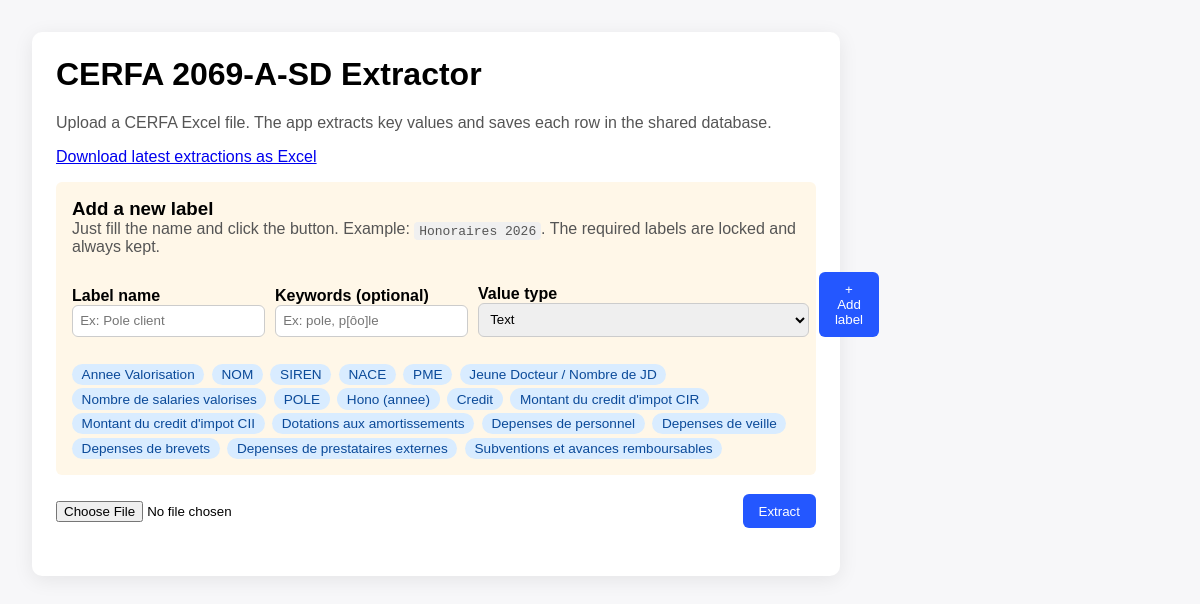
The page / on the database its author committed.
### models.py (models this page shows)
class LabelModel(Base):
    __tablename__ = "labels"
    id = Column(Integer, primary_key=True, index=True)
    key = Column(String(120), unique=True, nullable=False, index=True)
    label = Column(String(255), nullable=False)
    patterns_json = Column(Text, nullable=False)
    source_tabs_json = Column(Text, nullable=False, default="[]")
    value_type = Column(String(64), nullable=False, default="text")
    required = Column(Boolean, nullable=False, default=False)
    sort_order = Column(Integer, nullable=False, default=0)
    created_at = Column(DateTime(timezone=True), server_default=func.now(), nullable=False)

### app.py (the view)
@app.get("/", response_class=HTMLResponse)
def home(request: Request) -> HTMLResponse:
    fields = load_label_config()
    required_keys = get_required_field_keys()
    return templates.TemplateResponse(
        request,
        "index.html",
        {
            "request": request,
            "result": None,
            "error": None,
            "fields": fields,
            "message": None,
            "required_keys": required_keys,
        },
    )

### templates/index.html (shortened to what this page needs)
<!doctype html>
<html lang="en">
<head>
</head>
<body>
  <div class="container">
    <h1>CERFA 2069-A-SD Extractor</h1>
    <p class="hint">Upload a CERFA Excel file. The app extracts key values and saves each row in the shared database.</p>
    <p class="hint"><a href="/export/extractions.xlsx">Download latest extractions as Excel</a></p>
    <div class="config">
      <h3 style="margin:0;">Add a new label</h3>
      <p class="hint">Just fill the name and click the button. Example: <code>Honoraires 2026</code>. The required labels are locked and always kept.</p>
      <form method="post" action="/labels/add" class="config-grid">
        <div>
          <div class="label">Label name</div>
          <input type="text" name="label" placeholder="Ex: Pole client" required>
        </div>
        <div>
          <div class="label">Keywords (optional)</div>
          <input type="text" name="patterns" placeholder="Ex: pole, p[ôo]le">
        </div>
        <div>
          <div class="label">Value type</div>
          <select name="value_type">
            <option value="text">Text</option>
          </select>
        </div>
        <div>
          <button type="submit">+ Add label</button>
        </div>
      </form>
      <div style="margin-top:.6rem;">
        {% for field in fields %}
          <span class="pill {% if field.key in required_keys %}required{% endif %}">{{ field.label }}</span>
        {% endfor %}
      </div>
    </div>
    <form method="post" action="/upload" enctype="multipart/form-data">
      <input type="file" name="file" accept=".xlsx,.xlsm,.xltx,.xltm" required>
      <button type="submit">Extract</button>
    </form>
  </div>
</body>
</html>

### templates/index.html (style rules this page uses)
body { font-family: Arial, sans-serif; margin: 2rem; background: #f7f7f9; }
.container { max-width: 760px; background: white; padding: 1.5rem; border-radius: 10px; box-shadow: 0 4px 20px rgba(0, 0, 0, .08); }
h1 { margin-top: 0; }
.hint { color: #555; margin-top: 0; }
form { margin: 1rem 0 1.5rem; display: flex; gap: .8rem; align-items: center; }
input[type=file] { flex: 1; }
button { border: 0; padding: .6rem 1rem; background: #2457ff; color: white; border-radius: 6px; cursor: pointer; }
.config { background: #fff7e8; padding: 1rem; border-radius: 6px; margin-bottom: 1.2rem; }
.config-grid { display: grid; grid-template-columns: 1fr 1fr 1fr auto; gap: .6rem; align-items: end; margin-top: .7rem; }
.config-grid input, .config-grid select { padding: .45rem; border: 1px solid #ccc; border-radius: 6px; }
.label { font-weight: bold; }
.pill { display: inline-block; background: #eef2ff; color: #243c9b; border-radius: 999px; padding: .2rem .6rem; margin: .2rem .2rem 0 0; font-size: .85rem; }
.pill.required { background: #d9ecff; color: #0b4a99; }
code { background: #f0f0f0; padding: .1rem .3rem; border-radius: 4px; }

### rows shown on the page
LabelModel: label "Annee Valorisation"
LabelModel: label "NOM"
LabelModel: label "SIREN"
LabelModel: label "NACE"
LabelModel: label "PME"
LabelModel: label "Jeune Docteur / Nombre de JD"
LabelModel: label "Nombre de salaries valorises"
LabelModel: label "POLE"
LabelModel: label "Hono (annee)"
LabelModel: label "Credit"
LabelModel: label "Montant du credit d'impot CIR"
LabelModel: label "Montant du credit d'impot CII"
LabelModel: label "Dotations aux amortissements"
LabelModel: label "Depenses de personnel"
LabelModel: label "Depenses de veille"
LabelModel: label "Depenses de brevets"
LabelModel: label "Depenses de prestataires externes"
LabelModel: label "Subventions et avances remboursables"
